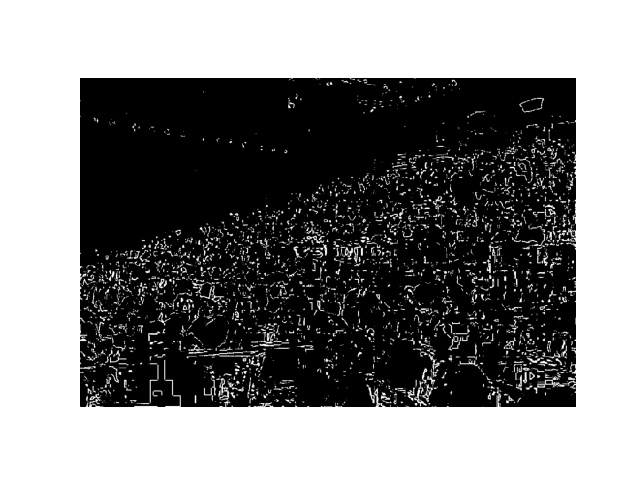
#> input picture results/k-means/IMG_46_kmeans_r=[1 2].jpg, 640 x 480 px
$ jupyter execute remove_border.ipynb
#> lines starting #> are read from the running program, lines starting #| are printed output that depends on the picture
[cell 1]
from PIL import Image, ImageChops

[cell 2]
path = 'IMG_46_kmeans_r=[1 2].jpg'
save_path = 'no_border_'+path
im = Image.open(path)
#> im is the input picture: PIL image 640x480 RGB; min 0, max 255, mean 129.1

[cell 3]
def trim(im):
    bg = Image.new(im.mode, im.size, im.getpixel((0,0)))
#> bg: PIL image 640x480 RGB; every value is 255
    diff = ImageChops.difference(im, bg)
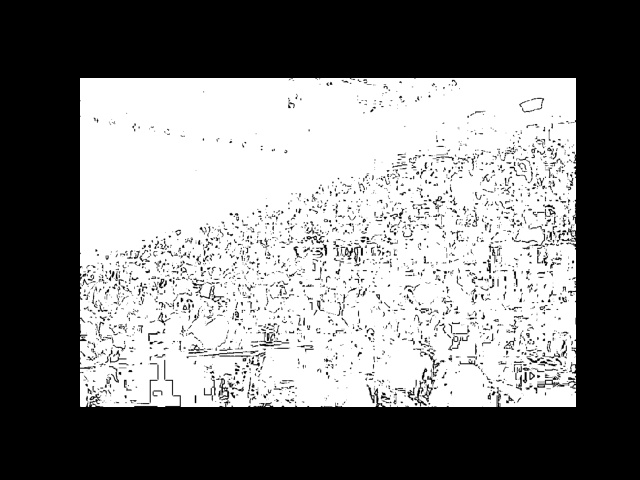
#> diff: PIL image 640x480 RGB; min 0, max 255, mean 125.9
    diff = ImageChops.add(diff, diff, 2.0, -100)
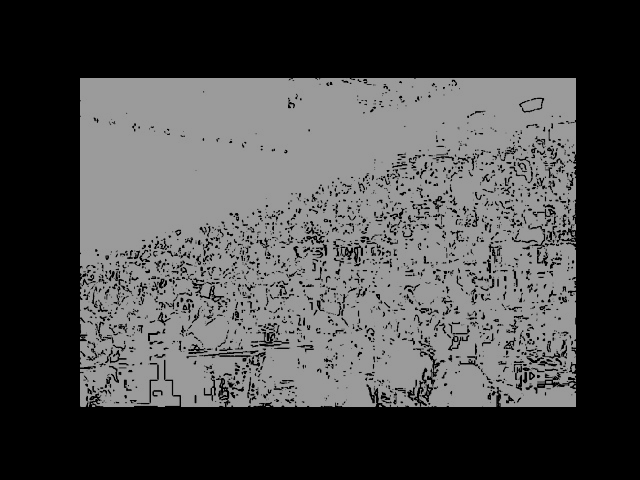
#> diff: PIL image 640x480 RGB; min 0, max 155, mean 73.7
    bbox = diff.getbbox()
#> bbox = (80, 78, 576, 407)
    if bbox:
        return im.crop(bbox)
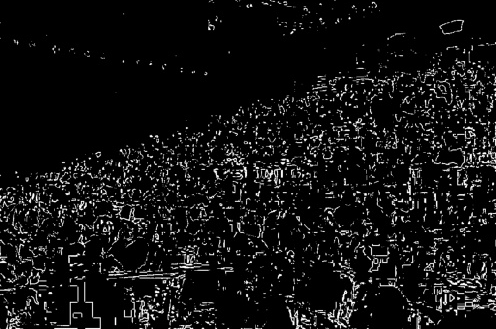
#> returned value: PIL image 496x329 RGB; min 0, max 255, mean 18

$ run again, with results/k-means/IMG_14_kmeans_r=[1 2].jpg copied over results/k-means/IMG_46_kmeans_r=[1 2].jpg
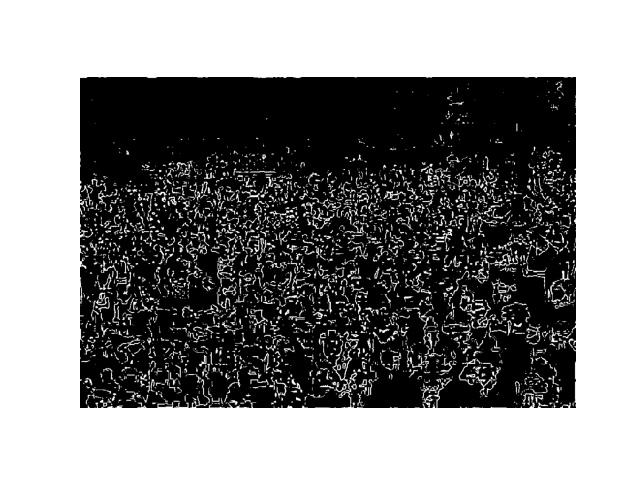
#> input picture results/k-means/IMG_14_kmeans_r=[1 2].jpg, 640 x 480 px
#> im is the input picture: PIL image 640x480 RGB; min 0, max 255, mean 133
#> bg: PIL image 640x480 RGB; every value is 255
#> in trim, `diff = ImageChops.add(diff, diff, 2.0, -100)`:
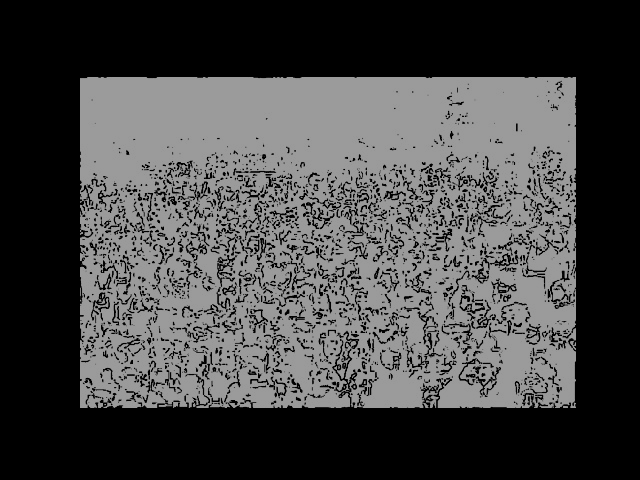
#> diff: PIL image 640x480 RGB; min 0, max 155, mean 70.2
#> bbox = (80, 77, 576, 408)
#> in trim, `return im.crop(bbox)`:
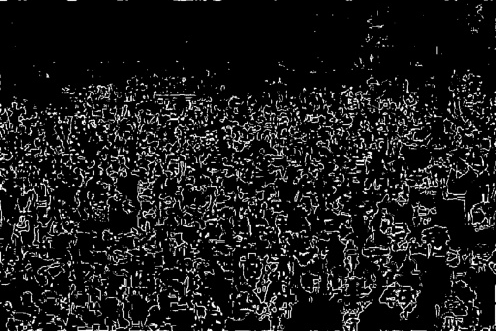
#> returned value: PIL image 496x331 RGB; min 0, max 255, mean 26.7

$ run again, with results/k-means/IMG_19_kmeans_r=[1 2].jpg copied over results/k-means/IMG_46_kmeans_r=[1 2].jpg
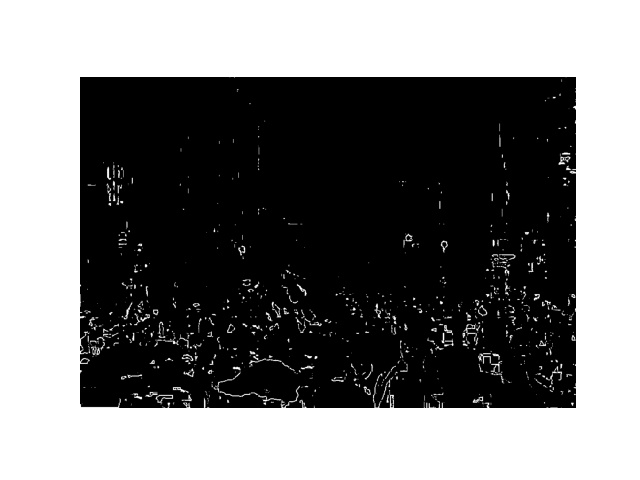
#> input picture results/k-means/IMG_19_kmeans_r=[1 2].jpg, 640 x 480 px
#> im is the input picture: PIL image 640x480 RGB; min 0, max 255, mean 122.2
#> bg: PIL image 640x480 RGB; every value is 255
#> in trim, `diff = ImageChops.add(diff, diff, 2.0, -100)`:
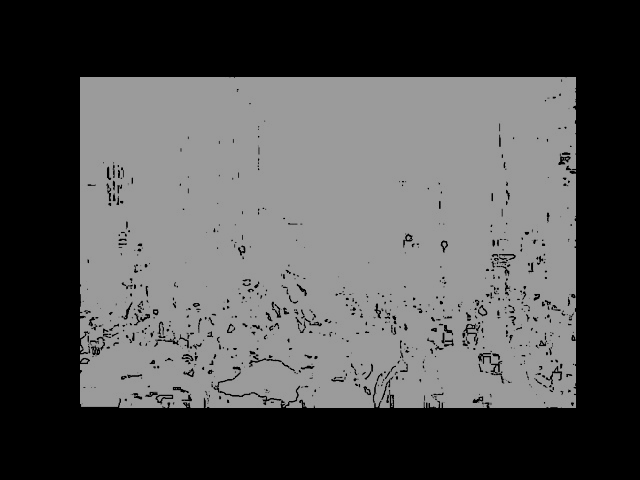
#> diff: PIL image 640x480 RGB; min 0, max 155, mean 79.8
#> bbox = (80, 77, 576, 408)
#> in trim, `return im.crop(bbox)`:
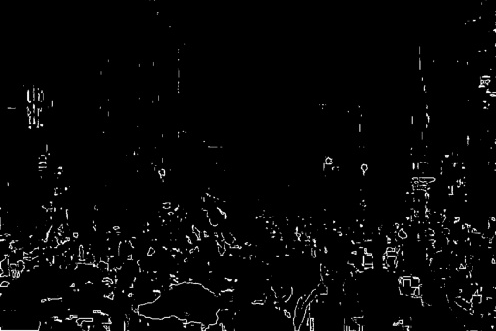
#> returned value: PIL image 496x331 RGB; min 0, max 255, mean 6.4

$ run again, with results/k-means/IMG_2_kmeans_r=[1 2].jpg copied over results/k-means/IMG_46_kmeans_r=[1 2].jpg
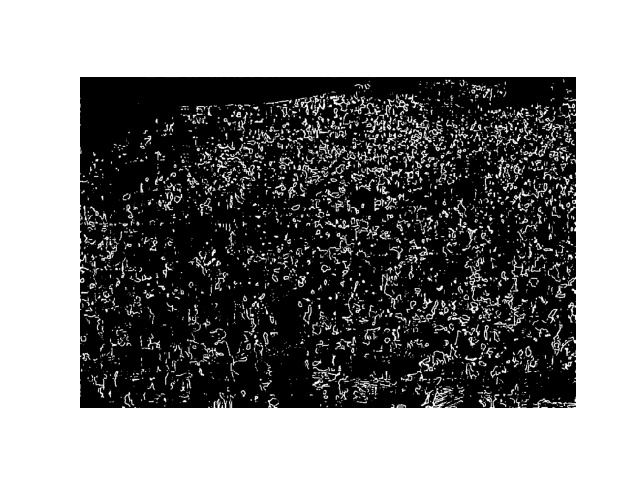
#> input picture results/k-means/IMG_2_kmeans_r=[1 2].jpg, 640 x 480 px
#> im is the input picture: PIL image 640x480 RGB; min 0, max 255, mean 135.3
#> bg: PIL image 640x480 RGB; every value is 255
#> in trim, `diff = ImageChops.add(diff, diff, 2.0, -100)`:
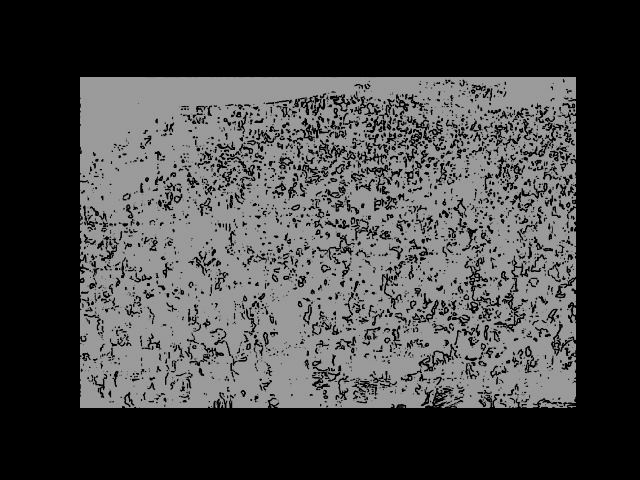
#> diff: PIL image 640x480 RGB; min 0, max 155, mean 68.4
#> bbox = (80, 77, 576, 408)
#> in trim, `return im.crop(bbox)`:
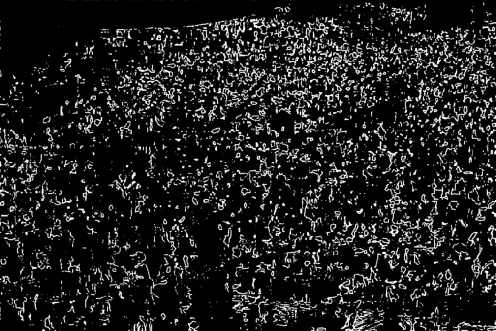
#> returned value: PIL image 496x331 RGB; min 0, max 255, mean 31
